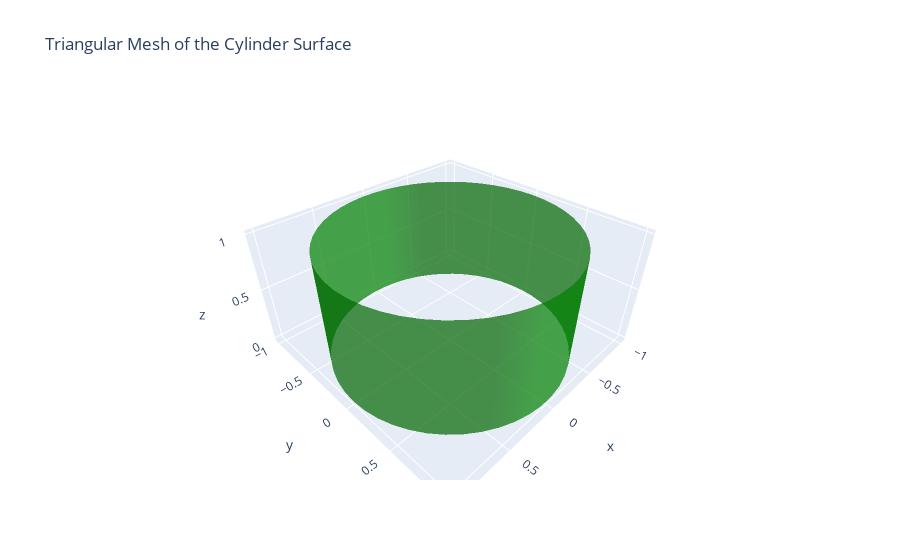

Notebook cell for this chart:
### Code cell
# Step 1: Create a cylindrical grid
n_height = 20     # vertical divisions
n_angle = 50      # angular divisions

z_vals = np.linspace(0, 1, n_height)
theta_vals = np.linspace(0, 2 * np.pi, n_angle, endpoint=False)

z_grid, theta_grid = np.meshgrid(z_vals, theta_vals, indexing='ij')

# Step 2: Convert to Cartesian coordinates
x = np.cos(theta_grid).flatten()
y = np.sin(theta_grid).flatten()
z = z_grid.flatten()

# Step 3: Define triangle indices
triangles = []
for i in range(n_height - 1):
    for j in range(n_angle):
        j_next = (j + 1) % n_angle  # wrap around

        p0 = i * n_angle + j
        p1 = (i + 1) * n_angle + j
        p2 = (i + 1) * n_angle + j_next
        p3 = i * n_angle + j_next

        # two triangles per rectangular face
        triangles.append([p0, p1, p2])
        triangles.append([p0, p2, p3])

triangles = np.array(triangles)

# Step 4: Visualize with Plotly
fig = go.Figure(data=[
    go.Mesh3d(x=x, y=y, z=z,
        i=triangles[:, 0],
        j=triangles[:, 1],
        k=triangles[:, 2],
        color='green',
        opacity=0.7
    )
])

fig.update_layout(
    title="Triangular Mesh of the Cylinder Surface",
    scene=dict(aspectmode='data')
)

fig.show()

### Figure 1 — Plotly figure (JSON) as saved in the notebook; plotly's stock layout.template omitted (floating-point values rounded to 4 significant figures; data arrays with more than 128 entries replaced by an {"elided": "..."} marker saying what was removed)
{"data": [{"color": "green", "i": {"elided": "1900 int values"}, "j": {"elided": "1900 int values"}, "k": {"elided": "1900 int values"}, "opacity": 0.7, "type": "mesh3d", "x": {"elided": "1000 float values"}, "y": {"elided": "1000 float values"}, "z": {"elided": "1000 float values"}}], "layout": {"scene": {"aspectmode": "data"}, "title": {"text": "Triangular Mesh of the Cylinder Surface"}}}
